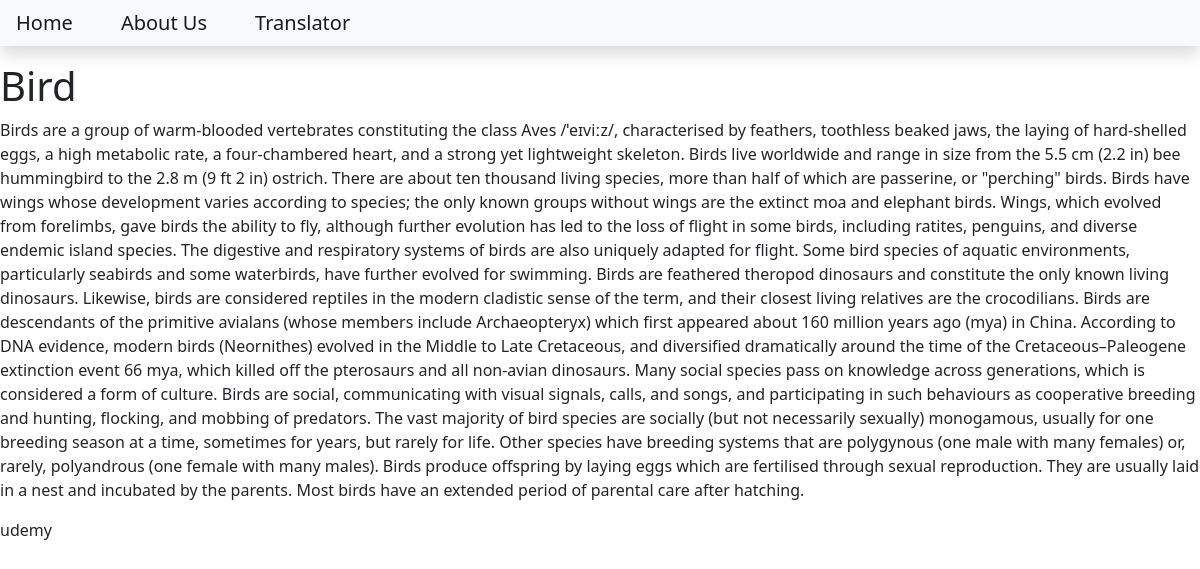
The app's page /birds with its own data.
### blog/models.py (models this page shows, shortened)
class Post(models.Model):
    title = models.CharField(max_length=200)
    content = models.TextField()
    date_created = models.DateTimeField(auto_now_add=True)
    slug = models.SlugField(max_length=200, unique=True)    # unique URL
    author = models.ForeignKey(to=User, on_delete=models.CASCADE)
    status = models.IntegerField(choices=STATUS, default=0)

### blog/views.py (the view)
# urls.py: path('<slug:slug>', views.BlogView.as_view(), name='blog_view'),
class BlogView(generic.DetailView):
    model = Post
    template_name = 'blog.html'

### templates/blog.html
{% extends 'base.html' %}
{% block content %}
        <h1>{{object.title}}</h1>
        <p>{{object.content}}</p>
        <p>{{object.author}}</p>
{% endblock content%}

### records on screen
Post: title "Bird", content "Birds are a group of warm-blooded vertebrates constituting the class Aves /ˈeɪviːz/, characterised by feathers, toothless beaked jaws, the laying of hard-shelled eggs, a high metabolic rate, a four-chambered heart, and a strong yet lightweight skeleton. Birds live worldwide and range in size from the 5.5 cm (2.2 in) bee hummingbird to the 2.8 m (9 ft 2 in) ostrich. There are about ten thousand living species, more than half of which are passerine, or \"perching\" birds. Birds have wings whose development varies according to species; the only known groups without wings are the extinct moa and elephant birds. Wings, which evolved from forelimbs, gave birds the ability to fly, although further…", author "udemy"
